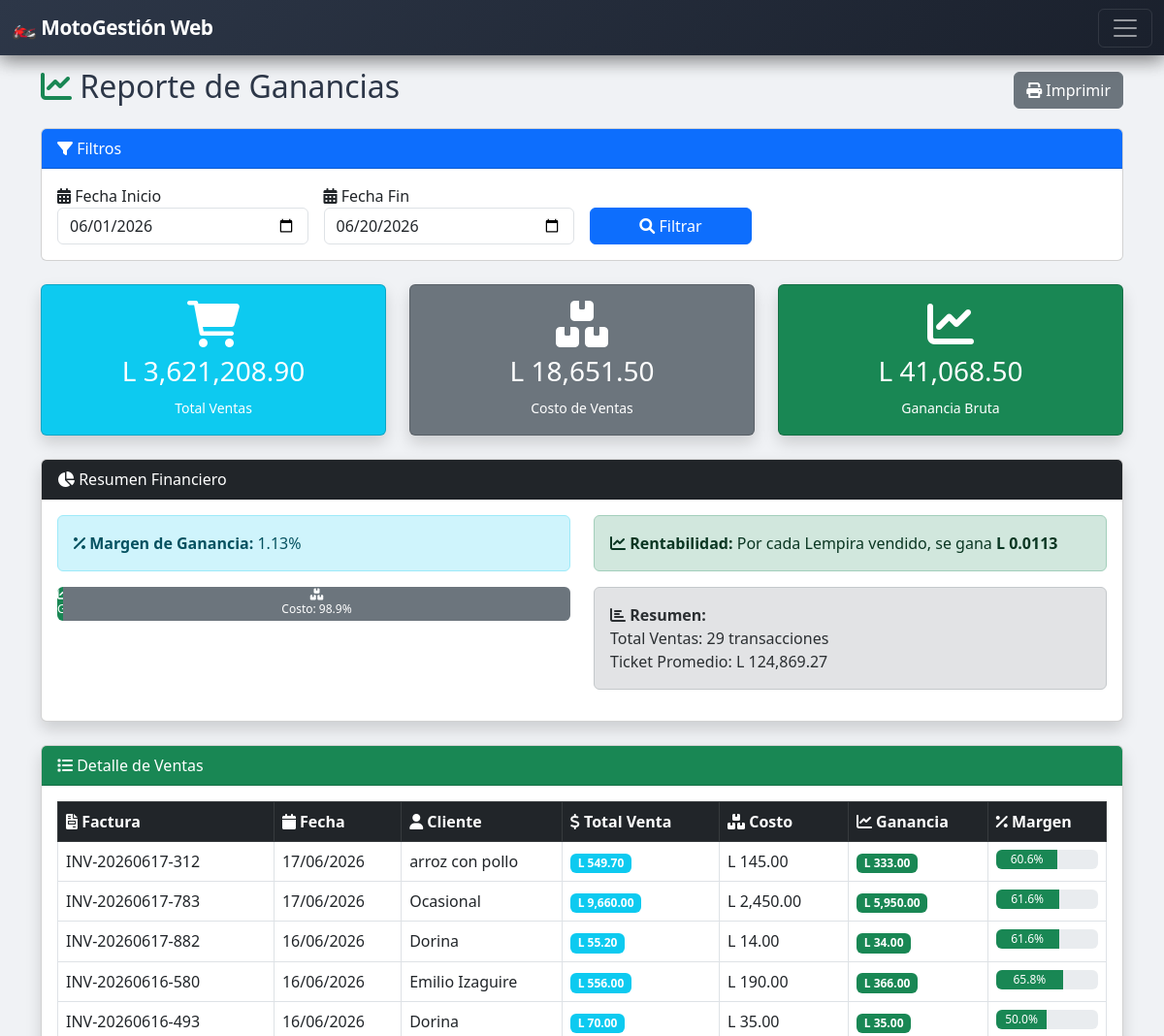
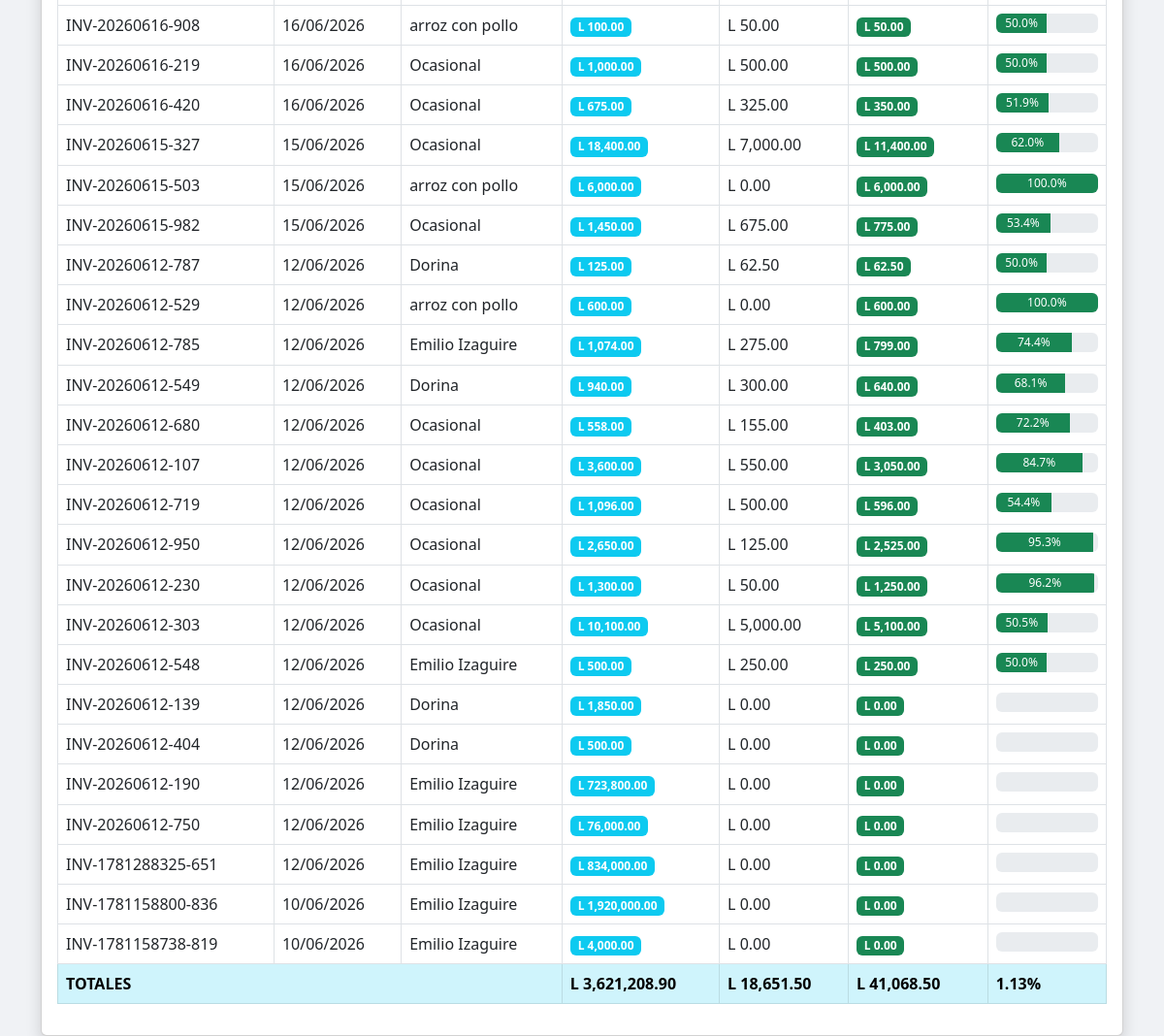
The app's page /profit_report.php (signed in) with its own data (2 pictures, top to bottom).
### tables this page shows
CREATE TABLE `sales` (
  `id` int(11) NOT NULL,
  `invoice_number` varchar(50) NOT NULL,
  `client_id` int(11) DEFAULT NULL,
  `sale_date` datetime DEFAULT current_timestamp(),
  `total` decimal(10,2) NOT NULL,
  `subtotal` decimal(10,2) DEFAULT 0.00,
  `tax` decimal(10,2) DEFAULT 0.00,
  `tax_rate` decimal(5,2) DEFAULT 15.00,
  `total_cost` decimal(10,2) DEFAULT 0.00,
  `total_profit` decimal(10,2) DEFAULT 0.00,
  `user_id` int(11) NOT NULL,
  `status` enum('pendiente','pagado','cancelado') DEFAULT 'pendiente',
  `payment_method` varchar(50) DEFAULT NULL,
  `change_amount` decimal(10,2) DEFAULT 0.00,
  `payment_date` datetime DEFAULT NULL,
  `cashier_id` int(11) DEFAULT NULL,
  `cashier_name` varchar(100) DEFAULT NULL
);

CREATE TABLE `clients` (
  `id` int(11) NOT NULL,
  `name` varchar(100) NOT NULL,
  `email` varchar(100) DEFAULT NULL,
  `phone` varchar(20) DEFAULT NULL,
  `address` text DEFAULT NULL,
  `created_at` timestamp NULL DEFAULT current_timestamp()
);

### profit_report.php (the view, shortened to what this page needs)
<?php
require_once '../../config/database.php';
$start_date = $_GET['start_date'] ?? date('Y-m-01');
$end_date = $_GET['end_date'] ?? date('Y-m-d');
$sales = $pdo->prepare("
    SELECT s.*, c.name as client_name
    FROM sales s
    LEFT JOIN clients c ON s.client_id = c.id
    WHERE DATE(s.sale_date) BETWEEN ? AND ?
    ORDER BY s.sale_date DESC
");
$sales->execute([$start_date, $end_date]);
$salesData = $sales->fetchAll();
$totalVentas = array_sum(array_column($salesData, 'total'));
$totalCosto = array_sum(array_column($salesData, 'total_cost'));
$totalGanancia = array_sum(array_column($salesData, 'total_profit'));
$margenGanancia = $totalVentas > 0 ? ($totalGanancia / $totalVentas) * 100 : 0;
include '../../includes/header.php';
include '../../includes/sidebar.php';
?>
<div class="container mt-4">
    <div class="d-flex justify-content-between align-items-center mb-3">
        <h2><i class="fas fa-chart-line text-success"></i> Reporte de Ganancias</h2>
        <button onclick="window.print()" class="btn btn-secondary">
            <i class="fas fa-print"></i> Imprimir
        </button>
    </div>
    <div class="card mb-4">
        <div class="card-header bg-primary text-white">
            <i class="fas fa-filter"></i> Filtros
        </div>
        <div class="card-body">
            <form method="GET" class="row g-3">
                <div class="col-md-3">
                    <label><i class="fas fa-calendar-alt"></i> Fecha Inicio</label>
                    <input type="date" name="start_date" class="form-control" value="<?= $start_date ?>">
                </div>
                <div class="col-md-3">
                    <label><i class="fas fa-calendar-alt"></i> Fecha Fin</label>
                    <input type="date" name="end_date" class="form-control" value="<?= $end_date ?>">
                </div>
                <div class="col-md-2">
                    <label>&nbsp;</label>
                    <button type="submit" class="btn btn-primary d-block w-100">
                        <i class="fas fa-search"></i> Filtrar
                    </button>
                </div>
            </form>
        </div>
    </div>
    <div class="row mb-4">
        <div class="col-md-4">
            <div class="card bg-info text-white shadow">
                <div class="card-body text-center">
                    <i class="fas fa-shopping-cart fa-3x mb-2"></i>
                    <h3>L <?= number_format($totalVentas, 2) ?></h3>
                    <small>Total Ventas</small>
                </div>
            </div>
        </div>
        <div class="col-md-4">
            <div class="card bg-secondary text-white shadow">
                <div class="card-body text-center">
                    <i class="fas fa-boxes fa-3x mb-2"></i>
                    <h3>L <?= number_format($totalCosto, 2) ?></h3>
                    <small>Costo de Ventas</small>
                </div>
            </div>
        </div>
        <div class="col-md-4">
            <div class="card bg-success text-white shadow">
                <div class="card-body text-center">
                    <i class="fas fa-chart-line fa-3x mb-2"></i>
                    <h3>L <?= number_format($totalGanancia, 2) ?></h3>
                    <small>Ganancia Bruta</small>
                </div>
            </div>
        </div>
    </div>
    <div class="card mb-4 shadow">
        <div class="card-header bg-dark text-white">
            <i class="fas fa-chart-pie"></i> Resumen Financiero
        </div>
        <div class="card-body">
            <div class="row">
                <div class="col-md-6">
                    <div class="alert alert-info">
                        <i class="fas fa-percent"></i>
                        <strong>Margen de Ganancia:</strong> <?= number_format($margenGanancia, 2) ?>%
                    </div>
                    <div class="progress mb-3" style="height: 35px;">
                        <div class="progress-bar bg-success" style="width: <?= $margenGanancia ?>%">
                            <i class="fas fa-chart-line"></i> Ganancia: <?= number_format($margenGanancia, 1) ?>%
                        </div>
                        <div class="progress-bar bg-secondary" style="width: <?= 100 - $margenGanancia ?>%">
                            <i class="fas fa-boxes"></i> Costo: <?= number_format(100 - $margenGanancia, 1) ?>%
                        </div>
                    </div>
                </div>
                <div class="col-md-6">
                    <div class="alert alert-success">
                        <i class="fas fa-chart-line"></i>
                        <strong>Rentabilidad:</strong>
                        Por cada Lempira vendido, se gana <strong>L <?= number_format($margenGanancia / 100, 4) ?></strong>
                    </div>
                    <div class="alert alert-secondary">
                        <i class="fas fa-chart-bar"></i>
                        <strong>Resumen:</strong><br>
                        Total Ventas: <?= count($salesData) ?> transacciones<br>
                        Ticket Promedio: L <?= number_format(count($salesData) > 0 ? $totalVentas / count($salesData) : 0, 2) ?>
                    </div>
                </div>
            </div>
        </div>
    </div>
    <div class="card shadow">
        <div class="card-header bg-success text-white">
            <i class="fas fa-list"></i> Detalle de Ventas
        </div>
        <div class="card-body">
            <?php if (empty($salesData)): ?>
                <div class="alert alert-warning text-center">
                    <i class="fas fa-info-circle fa-2x mb-2 d-block"></i>
                    No hay ventas en el período seleccionado.
                </div>
            <?php else: ?>
                <div class="table-responsive">
                    <table class="table table-bordered table-hover">
                        <thead class="table-dark">
                            <tr>
                                <th><i class="fas fa-file-invoice"></i> Factura</th>
                                <th><i class="fas fa-calendar"></i> Fecha</th>
                                <th><i class="fas fa-user"></i> Cliente</th>
                                <th><i class="fas fa-dollar-sign"></i> Total Venta</th>
                                <th><i class="fas fa-boxes"></i> Costo</th>
                                <th><i class="fas fa-chart-line"></i> Ganancia</th>
                                <th><i class="fas fa-percent"></i> Margen</th>
                            </tr>
                        </thead>
                        <tbody>
                            <?php foreach ($salesData as $sale):
                                $margen = $sale['total'] > 0 ? ($sale['total_profit'] / $sale['total']) * 100 : 0;
                                $gananciaClass = $sale['total_profit'] >= 0 ? 'success' : 'danger';
                            ?>
                                <tr>
                                    <td><?= htmlspecialchars($sale['invoice_number']) ?></td>
                                    <td><?= date('d/m/Y', strtotime($sale['sale_date'])) ?></td>
                                    <td><?= htmlspecialchars($sale['client_name'] ?? 'Ocasional') ?></td>
                                    <td><span class="badge bg-info">L <?= number_format($sale['total'], 2) ?></span></td>
                                    <td>L <?= number_format($sale['total_cost'], 2) ?></td>
                                    <td><span class="badge bg-<?= $gananciaClass ?>">L <?= number_format($sale['total_profit'], 2) ?></span></td>
                                    <td>
                                        <div class="progress" style="height: 20px;">
                                            <div class="progress-bar bg-<?= $gananciaClass ?>" style="width: <?= abs($margen) ?>%">
                                                <?= number_format($margen, 1) ?>%
                                            </div>
                                        </div>
                                    </td>
                                </tr>
                            <?php endforeach; ?>
                        </tbody>
                        <tfoot class="table-info">
                            <tr>
                                <td colspan="3"><strong>TOTALES</strong></td>
                                <td><strong>L <?= number_format($totalVentas, 2) ?></strong></td>
                                <td><strong>L <?= number_format($totalCosto, 2) ?></strong></td>
                                <td><strong>L <?= number_format($totalGanancia, 2) ?></strong></td>
                                <td><strong><?= number_format($margenGanancia, 2) ?>%</strong></td>
                            </tr>
                        </tfoot>
                    </table>
                </div>
            <?php endif; ?>
        </div>
    </div>
</div>
<?php include '../../includes/footer.php'; ?>

### style.css (style rules this page uses)
:root { --primary: #667eea; --primary-dark: #5a67d8; --primary-gradient: linear-gradient(135deg, #667eea 0%, #764ba2 100%); --primary-light: #7c8cf5; --secondary: #764ba2; --success: #48bb78; --warning: #ed8936; --danger: #fc8181; --info: #63b3ed; --dark: #2d3748; --light: #f7fafc; --shadow: 0 10px 40px rgba(102, 126, 234, 0.15); --shadow-hover: 0 20px 60px rgba(102, 126, 234, 0.25); --radius: 20px; --radius-sm: 12px; }
body { background: #f0f2f5; font-family: 'Segoe UI', system-ui, -apple-system, sans-serif; color: #2d3748; }

### header.php (style rules this page uses)
.fas, .far, .fab { font-family: "Font Awesome 6 Free"; }
.fas { font-weight: 900; }

### records on screen
sales: invoice_number "INV-20260617-312", sale_date "17/06/2026", client.name "arroz con pollo", total "549.70", total_cost "145.00", total_profit "333.00", margen "60.6"
sales: invoice_number "INV-20260617-783", sale_date "17/06/2026", client_name "Ocasional", total "9,660.00", total_cost "2,450.00", total_profit "5,950.00", margen "61.6"
sales: invoice_number "INV-20260617-882", sale_date "16/06/2026", client.name "Dorina", total "55.20", total_cost "14.00", total_profit "34.00", margen "61.6"
sales: invoice_number "INV-20260616-580", sale_date "16/06/2026", client.name "Emilio Izaguire", total "556.00", total_cost "190.00", total_profit "366.00", margen "65.8"
sales: invoice_number "INV-20260616-493", sale_date "16/06/2026", client.name "Dorina", total "70.00", total_cost "35.00", total_profit "35.00", margen "50.0"
sales: invoice_number "INV-20260616-908", sale_date "16/06/2026", client.name "arroz con pollo", total "100.00", total_cost "50.00", total_profit "50.00", margen "50.0"
sales: invoice_number "INV-20260616-219", sale_date "16/06/2026", client_name "Ocasional", total "1,000.00", total_cost "500.00", total_profit "500.00", margen "50.0"
sales: invoice_number "INV-20260616-420", sale_date "16/06/2026", client_name "Ocasional", total "675.00", total_cost "325.00", total_profit "350.00", margen "51.9"
sales: invoice_number "INV-20260615-327", sale_date "15/06/2026", client_name "Ocasional", total "18,400.00", total_cost "7,000.00", total_profit "11,400.00", margen "62.0"
sales: invoice_number "INV-20260615-503", sale_date "15/06/2026", client.name "arroz con pollo", total "6,000.00", total_cost "0.00", total_profit "6,000.00", margen "100.0"
sales: invoice_number "INV-20260615-982", sale_date "15/06/2026", client_name "Ocasional", total "1,450.00", total_cost "675.00", total_profit "775.00", margen "53.4"
sales: invoice_number "INV-20260612-787", sale_date "12/06/2026", client.name "Dorina", total "125.00", total_cost "62.50", total_profit "62.50", margen "50.0"
sales: invoice_number "INV-20260612-529", sale_date "12/06/2026", client.name "arroz con pollo", total "600.00", total_cost "0.00", total_profit "600.00", margen "100.0"
sales: invoice_number "INV-20260612-785", sale_date "12/06/2026", client.name "Emilio Izaguire", total "1,074.00", total_cost "275.00", total_profit "799.00", margen "74.4"
sales: invoice_number "INV-20260612-549", sale_date "12/06/2026", client.name "Dorina", total "940.00", total_cost "300.00", total_profit "640.00", margen "68.1"
sales: invoice_number "INV-20260612-680", sale_date "12/06/2026", client_name "Ocasional", total "558.00", total_cost "155.00", total_profit "403.00", margen "72.2"
sales: invoice_number "INV-20260612-107", sale_date "12/06/2026", client_name "Ocasional", total "3,600.00", total_cost "550.00", total_profit "3,050.00", margen "84.7"
sales: invoice_number "INV-20260612-719", sale_date "12/06/2026", client_name "Ocasional", total "1,096.00", total_cost "500.00", total_profit "596.00", margen "54.4"
sales: invoice_number "INV-20260612-950", sale_date "12/06/2026", client_name "Ocasional", total "2,650.00", total_cost "125.00", total_profit "2,525.00", margen "95.3"
sales: invoice_number "INV-20260612-230", sale_date "12/06/2026", client_name "Ocasional", total "1,300.00", total_cost "50.00", total_profit "1,250.00", margen "96.2"
sales: invoice_number "INV-20260612-303", sale_date "12/06/2026", client_name "Ocasional", total "10,100.00", total_cost "5,000.00", total_profit "5,100.00", margen "50.5"
sales: invoice_number "INV-20260612-548", sale_date "12/06/2026", client.name "Emilio Izaguire", total "500.00", total_cost "250.00", total_profit "250.00", margen "50.0"
sales: invoice_number "INV-20260612-139", sale_date "12/06/2026", client.name "Dorina", total "1,850.00", total_cost "0.00", total_profit "0.00"
sales: invoice_number "INV-20260612-404", sale_date "12/06/2026", client.name "Dorina", total "500.00", total_cost "0.00", total_profit "0.00"
sales: invoice_number "INV-20260612-190", sale_date "12/06/2026", client.name "Emilio Izaguire", total "723,800.00", total_cost "0.00", total_profit "0.00"
sales: invoice_number "INV-20260612-750", sale_date "12/06/2026", client.name "Emilio Izaguire", total "76,000.00", total_cost "0.00", total_profit "0.00"
sales: invoice_number "INV-1781288325-651", sale_date "12/06/2026", client.name "Emilio Izaguire", total "834,000.00", total_cost "0.00", total_profit "0.00"
sales: invoice_number "INV-1781158800-836", sale_date "10/06/2026", client.name "Emilio Izaguire", total "1,920,000.00", total_cost "0.00", total_profit "0.00"
sales: invoice_number "INV-1781158738-819", sale_date "10/06/2026", client.name "Emilio Izaguire", total "4,000.00", total_cost "0.00", total_profit "0.00"

### other values on screen
$totalVentas "3,621,208.90"
$totalCosto "18,651.50"
$totalGanancia "41,068.50"
$margenGanancia "1.13"
100 - $margenGanancia "98.9"
$margenGanancia / 100 "0.0113"
count($salesData) "29"
count($salesData) > 0 ? $totalVentas / count($salesData) : 0 "124,869.27"
